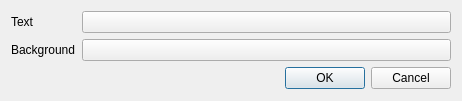
<?xml version="1.0" encoding="UTF-8"?>
<ui version="4.0">
 <class>DiskUsageAppletConfigureDialog</class>
 <widget class="QDialog" name="DiskUsageAppletConfigureDialog">
  <property name="geometry">
   <rect>
    <x>0</x>
    <y>0</y>
    <width>462</width>
    <height>101</height>
   </rect>
  </property>
  <property name="windowTitle">
   <string>Dialog</string>
  </property>
  <layout class="QGridLayout" name="gridLayout">
   <item row="2" column="2">
    <widget class="QDialogButtonBox" name="buttonBox">
     <property name="orientation">
      <enum>Qt::Horizontal</enum>
     </property>
     <property name="standardButtons">
      <set>QDialogButtonBox::Cancel|QDialogButtonBox::Ok</set>
     </property>
    </widget>
   </item>
   <item row="1" column="1" colspan="2">
    <widget class="KColorButton" name="backgroundColor">
     <property name="alphaChannelEnabled">
      <bool>true</bool>
     </property>
    </widget>
   </item>
   <item row="0" column="0">
    <widget class="QLabel" name="label_4">
     <property name="text">
      <string>Text</string>
     </property>
    </widget>
   </item>
   <item row="1" column="0">
    <widget class="QLabel" name="label_5">
     <property name="text">
      <string>Background</string>
     </property>
    </widget>
   </item>
   <item row="0" column="1" colspan="2">
    <widget class="KColorButton" name="textColor">
     <property name="alphaChannelEnabled">
      <bool>true</bool>
     </property>
    </widget>
   </item>
  </layout>
 </widget>
 <customwidgets>
  <customwidget>
   <class>KColorButton</class>
   <extends>QPushButton</extends>
   <header>kcolorbutton.h</header>
  </customwidget>
 </customwidgets>
 <resources/>
 <connections>
  <connection>
   <sender>buttonBox</sender>
   <signal>accepted()</signal>
   <receiver>DiskUsageAppletConfigureDialog</receiver>
   <slot>accept()</slot>
   <hints>
    <hint type="sourcelabel">
     <x>248</x>
     <y>254</y>
    </hint>
    <hint type="destinationlabel">
     <x>157</x>
     <y>274</y>
    </hint>
   </hints>
  </connection>
  <connection>
   <sender>buttonBox</sender>
   <signal>rejected()</signal>
   <receiver>DiskUsageAppletConfigureDialog</receiver>
   <slot>reject()</slot>
   <hints>
    <hint type="sourcelabel">
     <x>316</x>
     <y>260</y>
    </hint>
    <hint type="destinationlabel">
     <x>286</x>
     <y>274</y>
    </hint>
   </hints>
  </connection>
 </connections>
</ui>
